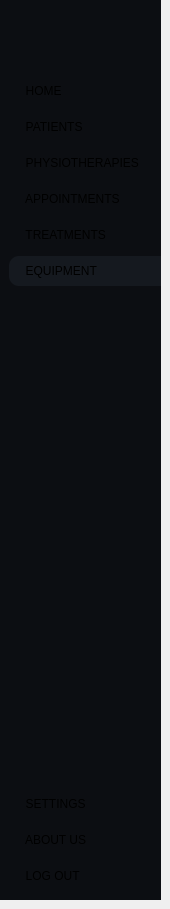
    <widget class="QWidget" name="stock_page">
     <property name="styleSheet">
      <string notr="true">#stock_page{
background-color : #15191f ; 
}</string>
     </property>
     <widget class="QWidget" name="SideMenu_6" native="true">
      <property name="geometry">
       <rect>
        <x>0</x>
        <y>0</y>
        <width>161</width>
        <height>900</height>
       </rect>
      </property>
      <property name="minimumSize">
       <size>
        <width>161</width>
        <height>900</height>
       </size>
      </property>
      <property name="maximumSize">
       <size>
        <width>161</width>
        <height>900</height>
       </size>
      </property>
      <property name="cursor">
       <cursorShape>CrossCursor</cursorShape>
      </property>
      <property name="styleSheet">
       <string notr="true">#SideMenu_6{
background-color : #0c0e12 ;
}
#SideMenu_6 QPushButton{
text-align : left ; 
padding  : 8px 10px ; 
border-top-left-radius : 10px ;
border-bottom-left-radius : 10px ; 
}
#SideMenu_6 QPushButton:hover {
    background-color: #15191f ; 
}</string>
      </property>
      <layout class="QVBoxLayout" name="verticalLayout_10">
       <property name="leftMargin">
        <number>9</number>
       </property>
       <property name="rightMargin">
        <number>0</number>
       </property>
       <item>
        <widget class="QLabel" name="label_4">
         <property name="minimumSize">
          <size>
           <width>0</width>
           <height>61</height>
          </size>
         </property>
         <property name="maximumSize">
          <size>
           <width>16777215</width>
           <height>45</height>
          </size>
         </property>
         <property name="styleSheet">
          <string notr="true">max-height : 45px ; 
margin-right : 9px ; </string>
         </property>
         <property name="text">
          <string/>
         </property>
         <property name="pixmap">
          <pixmap>../assets/solid care white version.png</pixmap>
         </property>
         <property name="scaledContents">
          <bool>true</bool>
         </property>
         <property name="alignment">
          <set>Qt::AlignCenter</set>
         </property>
        </widget>
       </item>
       <item>
        <widget class="QWidget" name="frame6_1" native="true">
         <property name="sizePolicy">
          <sizepolicy hsizetype="Ignored" vsizetype="Preferred">
           <horstretch>0</horstretch>
           <verstretch>0</verstretch>
          </sizepolicy>
         </property>
         <property name="minimumSize">
          <size>
           <width>131</width>
           <height>0</height>
          </size>
         </property>
         <layout class="QVBoxLayout" name="verticalLayout_26">
          <property name="spacing">
           <number>6</number>
          </property>
          <property name="leftMargin">
           <number>0</number>
          </property>
          <property name="rightMargin">
           <number>0</number>
          </property>
          <item>
           <widget class="QPushButton" name="home_6">
            <property name="styleSheet">
             <string notr="true"/>
            </property>
            <property name="text">
             <string>  HOME</string>
            </property>
            <property name="icon">
             <iconset>
              <normaloff>../assets/icons/home.svg</normaloff>../assets/icons/home.svg</iconset>
            </property>
            <property name="iconSize">
             <size>
              <width>20</width>
              <height>20</height>
             </size>
            </property>
           </widget>
          </item>
          <item>
           <widget class="QPushButton" name="clients_6">
            <property name="styleSheet">
             <string notr="true"/>
            </property>
            <property name="text">
             <string>  PATIENTS</string>
            </property>
            <property name="icon">
             <iconset>
              <normaloff>../assets/icons/users.svg</normaloff>../assets/icons/users.svg</iconset>
            </property>
            <property name="iconSize">
             <size>
              <width>20</width>
              <height>20</height>
             </size>
            </property>
           </widget>
          </item>
          <item>
           <widget class="QPushButton" name="employees_6">
            <property name="styleSheet">
             <string notr="true"/>
            </property>
            <property name="text">
             <string>  PHYSIOTHERAPIES</string>
            </property>
            <property name="icon">
             <iconset>
              <normaloff>../assets/icons/users.svg</normaloff>../assets/icons/users.svg</iconset>
            </property>
            <property name="iconSize">
             <size>
              <width>20</width>
              <height>20</height>
             </size>
            </property>
           </widget>
          </item>
          <item>
           <widget class="QPushButton" name="appointements_6">
            <property name="styleSheet">
             <string notr="true"/>
            </property>
            <property name="text">
             <string>  APPOINTMENTS</string>
            </property>
            <property name="icon">
             <iconset>
              <normaloff>../assets/icons/calendar.svg</normaloff>../assets/icons/calendar.svg</iconset>
            </property>
            <property name="iconSize">
             <size>
              <width>20</width>
              <height>20</height>
             </size>
            </property>
           </widget>
          </item>
          <item>
           <widget class="QPushButton" name="treatments_6">
            <property name="styleSheet">
             <string notr="true"/>
            </property>
            <property name="text">
             <string>  TREATMENTS</string>
            </property>
            <property name="icon">
             <iconset>
              <normaloff>../assets/icons/activity.svg</normaloff>../assets/icons/activity.svg</iconset>
            </property>
            <property name="iconSize">
             <size>
              <width>20</width>
              <height>20</height>
             </size>
            </property>
           </widget>
          </item>
          <item>
           <widget class="QPushButton" name="stock_6">
            <property name="styleSheet">
             <string notr="true">#stock_6{
background-color : #15191f ; 
}</string>
            </property>
            <property name="text">
             <string>  EQUIPMENT</string>
            </property>
            <property name="icon">
             <iconset>
              <normaloff>../assets/icons/layers.svg</normaloff>../assets/icons/layers.svg</iconset>
            </property>
            <property name="iconSize">
             <size>
              <width>20</width>
              <height>20</height>
             </size>
            </property>
           </widget>
          </item>
         </layout>
        </widget>
       </item>
       <item>
        <spacer name="verticalSpacer_4">
         <property name="orientation">
          <enum>Qt::Vertical</enum>
         </property>
         <property name="sizeHint" stdset="0">
          <size>
           <width>140</width>
           <height>318</height>
          </size>
         </property>
        </spacer>
       </item>
       <item>
        <widget class="QWidget" name="frame6_2" native="true">
         <layout class="QVBoxLayout" name="verticalLayout_12">
          <property name="leftMargin">
           <number>0</number>
          </property>
          <property name="rightMargin">
           <number>0</number>
          </property>
          <item>
           <widget class="QPushButton" name="settings_6">
            <property name="styleSheet">
             <string notr="true"/>
            </property>
            <property name="text">
             <string>  SETTINGS</string>
            </property>
            <property name="icon">
             <iconset>
              <normaloff>../assets/icons/settings.svg</normaloff>../assets/icons/settings.svg</iconset>
            </property>
            <property name="iconSize">
             <size>
              <width>20</width>
              <height>20</height>
             </size>
            </property>
           </widget>
          </item>
          <item>
           <widget class="QPushButton" name="about_us_6">
            <property name="styleSheet">
             <string notr="true"/>
            </property>
            <property name="text">
             <string>  ABOUT US</string>
            </property>
            <property name="icon">
             <iconset>
              <normaloff>../assets/icons/info.svg</normaloff>../assets/icons/info.svg</iconset>
            </property>
            <property name="iconSize">
             <size>
              <width>20</width>
              <height>20</height>
             </size>
            </property>
           </widget>
          </item>
          <item>
           <widget class="QPushButton" name="logout_6">
            <property name="styleSheet">
             <string notr="true"/>
            </property>
            <property name="text">
             <string>  LOG OUT</string>
            </property>
            <property name="icon">
             <iconset>
              <normaloff>../assets/icons/log-out.svg</normaloff>../assets/icons/log-out.svg</iconset>
            </property>
            <property name="iconSize">
             <size>
              <width>20</width>
              <height>20</height>
             </size>
            </property>
           </widget>
          </item>
         </layout>
        </widget>
       </item>
      </layout>
     </widget>
    </widget>
